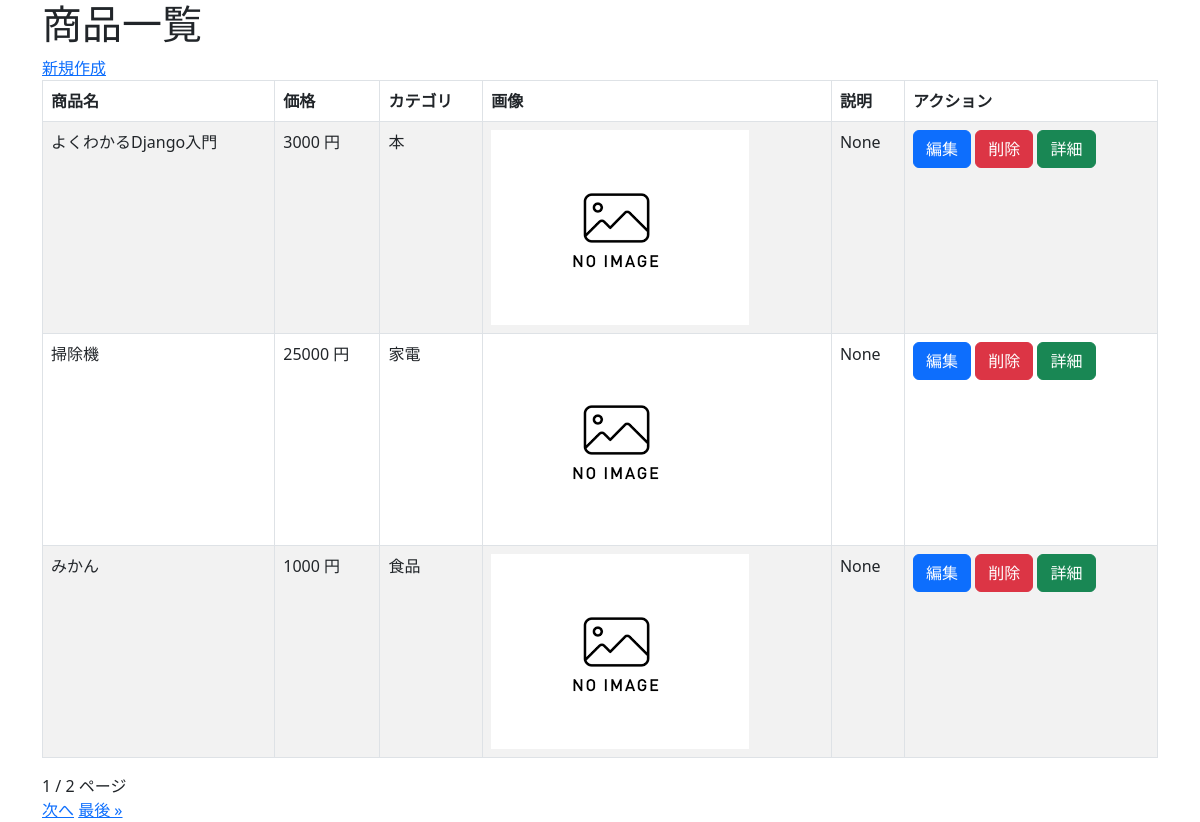
/crud/, run on the app's committed database.
### crud/models.py (models this page shows, shortened)
class Product(models.Model):
  name = models.CharField(max_length=200)
  price = models.PositiveIntegerField()
  category = models.ForeignKey(Category, on_delete=models.CASCADE)
  img = models.ImageField(blank=True, default='noImage.png')
  exp = models.TextField(blank=True, null=True)

class Category(models.Model):
    name = models.CharField(max_length=200)
    def __str__(self):
        return self.name

### crud/views.py (the view)
# urls.py: path('crud/',views.ProductListView.as_view(), name='list'),
class ProductListView(ListView):
     model = Product
     paginate_by = 3

### crud/templates/crud/product_list.html (shortened to what this page needs)
{% extends "base.html" %} {% block title %}商品一覧{% endblock %} {% block content %}
<h1>商品一覧</h1>
<a href="{% url 'new' %}">新規作成</a>
<table class="table table-striped table-hover table-bordered">
  <thead>
    <tr>
      <th>商品名</th>
      <th>価格</th>
      <th>カテゴリ</th>
      <th>画像</th>
      <th>説明</th>
      <th>アクション</th>
    </tr>
  </thead>
  <tbody>
    {% for product in object_list %}
    <tr>
      <td>{{ product.name }}</td>
      <td>{{ product.price }} 円</td>
      <td>{{ product.category }}</td>
      <td><img src="{{ product.img.url }}" style="width:100px height:auto;" /></td>
      <td>{{ product.exp }}</td>
      <td>
        <button class="btn btn-primary" onclick="location.href='{% url 'edit' pk=product.pk %}'">編集</button>
        <button class="btn btn-danger" onclick="location.href='{% url 'delete' pk=product.pk %}'">削除</button>
        <button class="btn btn-success" onclick="location.href='{% url 'detail' pk=product.pk %}'">詳細</button>
      </td>
    </tr>
    {% endfor %}
  </tbody>
</table>
 {{ page_obj.number }} / {{ page_obj.paginator.num_pages }} ページ<br />
  {% if page_obj.has_next %}
<a href="?page={{ page_obj.next_page_number }}">次へ</a>
<a href="?page={{ page_obj.paginator.num_pages }}">最後 »</a>
{% endif %} {% endblock %}

### crud/templates/base.html (shortened to what this page needs)
<!DOCTYPE html>
<html lang="ja">
  <head>
    <link
      href="https://cdn.jsdelivr.net/npm/bootstrap@5.3.0-alpha3/dist/css/bootstrap.min.css"
      rel="stylesheet"
    />
  </head>
  <body>
    <div class="container">{% block content %}{% endblock %}</div>
  </body>
</html>

### data on the page
Product: name "よくわかるDjango入門", price "3000", category "本", img (placeholder picture), exp "None"
Product: name "掃除機", price "25000", category "家電", img (placeholder picture), exp "None"
Product: name "みかん", price "1000", category "食品", img (placeholder picture), exp "None"

### other printed values
{{ page_obj.number }} "1"
{{ page_obj.paginator.num_pages }} "2"
